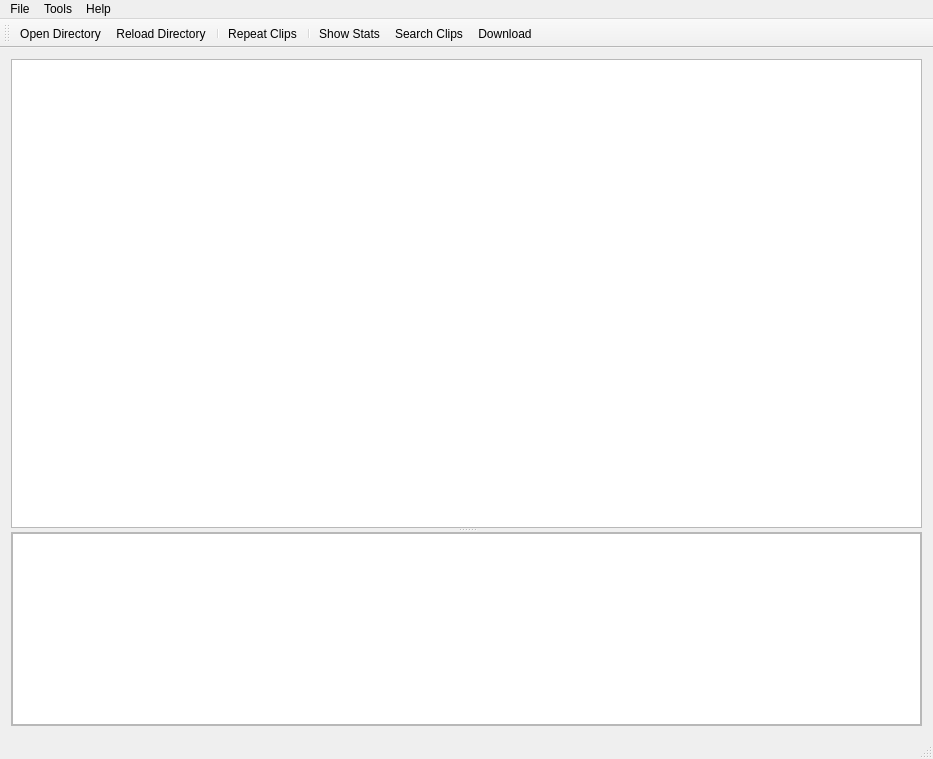
<?xml version="1.0" encoding="UTF-8"?>
<ui version="4.0">
 <class>MainWindowClass</class>
 <widget class="QMainWindow" name="MainWindowClass">
  <property name="geometry">
   <rect>
    <x>0</x>
    <y>0</y>
    <width>933</width>
    <height>759</height>
   </rect>
  </property>
  <property name="windowTitle">
   <string>ReeePlayer</string>
  </property>
  <property name="iconSize">
   <size>
    <width>16</width>
    <height>16</height>
   </size>
  </property>
  <widget class="QWidget" name="centralWidget">
   <layout class="QVBoxLayout" name="verticalLayout_2">
    <item>
     <widget class="QSplitter" name="splitter">
      <property name="orientation">
       <enum>Qt::Vertical</enum>
      </property>
      <widget class="VideoTreeView" name="videos">
       <property name="sizePolicy">
        <sizepolicy hsizetype="Expanding" vsizetype="Expanding">
         <horstretch>0</horstretch>
         <verstretch>1</verstretch>
        </sizepolicy>
       </property>
       <property name="contextMenuPolicy">
        <enum>Qt::CustomContextMenu</enum>
       </property>
       <property name="acceptDrops">
        <bool>true</bool>
       </property>
       <property name="editTriggers">
        <set>QAbstractItemView::EditKeyPressed|QAbstractItemView::SelectedClicked</set>
       </property>
       <property name="dragEnabled">
        <bool>true</bool>
       </property>
       <property name="dragDropMode">
        <enum>QAbstractItemView::InternalMove</enum>
       </property>
       <property name="defaultDropAction">
        <enum>Qt::MoveAction</enum>
       </property>
       <property name="selectionMode">
        <enum>QAbstractItemView::ExtendedSelection</enum>
       </property>
      </widget>
      <widget class="QFrame" name="frame">
       <property name="frameShape">
        <enum>QFrame::StyledPanel</enum>
       </property>
       <property name="frameShadow">
        <enum>QFrame::Raised</enum>
       </property>
       <layout class="QVBoxLayout" name="verticalLayout">
        <property name="leftMargin">
         <number>0</number>
        </property>
        <property name="topMargin">
         <number>0</number>
        </property>
        <property name="rightMargin">
         <number>0</number>
        </property>
        <property name="bottomMargin">
         <number>0</number>
        </property>
        <item>
         <widget class="QTableView" name="tblClips">
          <property name="alternatingRowColors">
           <bool>true</bool>
          </property>
          <property name="selectionMode">
           <enum>QAbstractItemView::SingleSelection</enum>
          </property>
          <property name="selectionBehavior">
           <enum>QAbstractItemView::SelectRows</enum>
          </property>
          <attribute name="horizontalHeaderMinimumSectionSize">
           <number>20</number>
          </attribute>
         </widget>
        </item>
       </layout>
      </widget>
     </widget>
    </item>
   </layout>
  </widget>
  <widget class="QMenuBar" name="menuBar">
   <property name="geometry">
    <rect>
     <x>0</x>
     <y>0</y>
     <width>933</width>
     <height>22</height>
    </rect>
   </property>
   <widget class="QMenu" name="menuFile">
    <property name="title">
     <string>File</string>
    </property>
    <addaction name="actOpenDir"/>
    <addaction name="actReloadDir"/>
    <addaction name="separator"/>
    <addaction name="actExit"/>
   </widget>
   <widget class="QMenu" name="menuHelp">
    <property name="title">
     <string>Help</string>
    </property>
    <addaction name="actShowAboutWindow"/>
   </widget>
   <widget class="QMenu" name="menuTools">
    <property name="title">
     <string>Tools</string>
    </property>
    <addaction name="actShowStats"/>
    <addaction name="actSearchClips"/>
    <addaction name="separator"/>
    <addaction name="actDownload"/>
    <addaction name="separator"/>
    <addaction name="actCreateBackup"/>
   </widget>
   <addaction name="menuFile"/>
   <addaction name="menuTools"/>
   <addaction name="menuHelp"/>
  </widget>
  <widget class="QToolBar" name="mainToolBar">
   <property name="iconSize">
    <size>
     <width>20</width>
     <height>20</height>
    </size>
   </property>
   <property name="toolButtonStyle">
    <enum>Qt::ToolButtonTextBesideIcon</enum>
   </property>
   <attribute name="toolBarArea">
    <enum>TopToolBarArea</enum>
   </attribute>
   <attribute name="toolBarBreak">
    <bool>false</bool>
   </attribute>
   <addaction name="actOpenDir"/>
   <addaction name="actReloadDir"/>
   <addaction name="separator"/>
   <addaction name="actRepeatClips"/>
   <addaction name="separator"/>
   <addaction name="actShowStats"/>
   <addaction name="actSearchClips"/>
   <addaction name="actDownload"/>
  </widget>
  <widget class="QStatusBar" name="statusBar"/>
  <action name="actOpenDir">
   <property name="icon">
    <iconset resource="mainwindow.qrc">
     <normaloff>:/MainWindow/open_project</normaloff>:/MainWindow/open_project</iconset>
   </property>
   <property name="text">
    <string>Open Directory</string>
   </property>
   <property name="toolTip">
    <string>Open Directory</string>
   </property>
  </action>
  <action name="actRepeatClips">
   <property name="icon">
    <iconset resource="mainwindow.qrc">
     <normaloff>:/MainWindow/repeat_clips</normaloff>:/MainWindow/repeat_clips</iconset>
   </property>
   <property name="text">
    <string>Repeat Clips</string>
   </property>
   <property name="toolTip">
    <string>Repeat Clips</string>
   </property>
  </action>
  <action name="actReloadDir">
   <property name="icon">
    <iconset resource="mainwindow.qrc">
     <normaloff>:/MainWindow/reload</normaloff>:/MainWindow/reload</iconset>
   </property>
   <property name="text">
    <string>Reload Directory</string>
   </property>
   <property name="toolTip">
    <string>Reload Directory</string>
   </property>
  </action>
  <action name="actExit">
   <property name="text">
    <string>Exit</string>
   </property>
   <property name="toolTip">
    <string>Exit</string>
   </property>
  </action>
  <action name="actDownload">
   <property name="icon">
    <iconset resource="mainwindow.qrc">
     <normaloff>:/MainWindow/download</normaloff>:/MainWindow/download</iconset>
   </property>
   <property name="text">
    <string>Download</string>
   </property>
   <property name="toolTip">
    <string>Download Video</string>
   </property>
  </action>
  <action name="actShowAboutWindow">
   <property name="text">
    <string>About ReeePlayer</string>
   </property>
   <property name="toolTip">
    <string>About ReeePlayer</string>
   </property>
  </action>
  <action name="actShowStats">
   <property name="icon">
    <iconset resource="mainwindow.qrc">
     <normaloff>:/MainWindow/stats</normaloff>:/MainWindow/stats</iconset>
   </property>
   <property name="text">
    <string>Show Stats</string>
   </property>
   <property name="toolTip">
    <string>Show Stats</string>
   </property>
  </action>
  <action name="actCreateBackup">
   <property name="icon">
    <iconset resource="mainwindow.qrc">
     <normaloff>:/MainWindow/backup</normaloff>:/MainWindow/backup</iconset>
   </property>
   <property name="text">
    <string>Create Backup</string>
   </property>
   <property name="toolTip">
    <string>Create Backup</string>
   </property>
  </action>
  <action name="actSearchClips">
   <property name="icon">
    <iconset resource="mainwindow.qrc">
     <normaloff>:/MainWindow/search</normaloff>:/MainWindow/search</iconset>
   </property>
   <property name="text">
    <string>Search Clips</string>
   </property>
   <property name="toolTip">
    <string>Search Clips</string>
   </property>
  </action>
 </widget>
 <layoutdefault spacing="6" margin="11"/>
 <customwidgets>
  <customwidget>
   <class>VideoTreeView</class>
   <extends>QTreeView</extends>
   <header>video_tree_view.h</header>
  </customwidget>
 </customwidgets>
 <resources>
  <include location="mainwindow.qrc"/>
 </resources>
 <connections/>
</ui>
